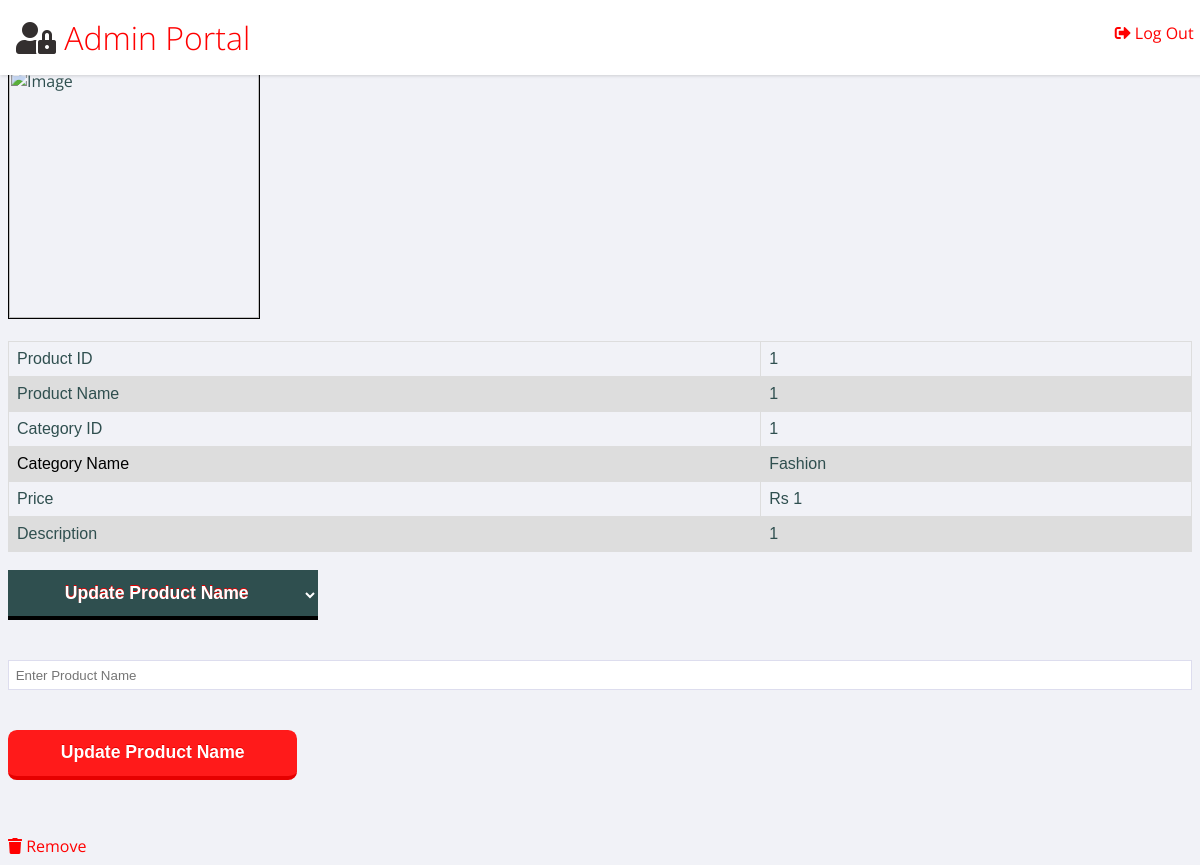
Screenshot of /product_edit.php?productid=1& with the database file from the repository.
### tables this page shows
CREATE TABLE `products` (
  `product_id` int(10) NOT NULL,
  `product_name` varchar(100) NOT NULL,
  `category_id` int(10) NOT NULL,
  `date_added` datetime NOT NULL,
  `description` varchar(2000) NOT NULL,
  `price` int(10) NOT NULL,
  `icon_name` varchar(250) NOT NULL
);

CREATE TABLE `category` (
  `category_id` int(10) NOT NULL,
  `category_name` varchar(50) NOT NULL
);

### product_edit.php (the view, shortened to what this page needs)
<!DOCTYPE>
<html>
<head><link rel="stylesheet" href="https://use.fontawesome.com/releases/v5.8.2/css/all.css"></head>
<header role="banner">
  <h1> <i style="color:#332F2F;" class="fas fa-user-lock"></i> Admin Portal</h1>
  <ul class="utilities">
    <br>
    <li class="logout"><a href="logout.php"><i class="fas fa-sign-out-alt" style =" margin-right: 4px"></i>Log Out</a></li>
  </ul>
</header>
<?php
    $conn = OpenCon();
    $product_id = $_GET['productid'];
    $query = 'SELECT products.icon_name,products.product_id,products.product_name,products.category_id,category_name,price,date_added,description FROM products,category WHERE (products.category_id=category.category_id) AND (product_id = '.$product_id.')';
    $result= mysqli_query($conn,$query);
    if($result->num_rows == 0)
    {
      echo '<script>alert("Invalid Product ID");window.history.back();</script>';
      exit;
    }
    else
    {
      $row = $result->fetch_assoc();
      $image=$row['icon_name'];
      echo '<img class = "imgpro" src="images/'.$image.'" alt="Image">';
      echo '<br><br>';
      		echo '<table>';
		    echo '<tr>';
			echo '<td> Product ID </td> <td> '.$product_id.'</td>';
			echo '</tr>';
			echo '<tr>';
			echo '<td> Product Name </td> <td> '.$row['product_name'].'</td>';
			echo '</tr>';
			echo '<tr>';
			echo '<td>Category ID</td> <td> '.$row['category_id'].'</td>';
			echo '</tr>';
      echo '<tr>';
      echo '<td style = "color:black;">Category Name</td> <td>'.$row['category_name'].'<br>';
      echo '</tr>';
      echo '<tr>';
      echo '<td>Price</td> <td> Rs  '.$row['price'].'<br>';
      echo '</tr>';
      echo '<tr>';
      echo '<td>Description</td> <td>'.$row['description'].'<br>';
      echo '</tr>';
      echo '</table>';
    }
  ?>
  <body onload="starting()">
  <select name="search_options" id="search_options"  onchange="showfield(this.options[this.selectedIndex].value)">
    <option value="upn">Update Product Name</option>
  </select>
  <div id="dupn">
    <form action=<?php echo 'updateproductname.php?productid='.$product_id.'&'?> method="POST">
      <input type="text" name="update_pn" id="epn" required placeholder="Enter Product Name" onchange="checkdisable('epn','idupn')" onkeyup="checkdisable('epn','idupn')"> </br>
      <input type="submit" id="idupn" disabled value="Update Product Name" />
    </form>
  </div>
<div>
  </body>
	<?php
		echo '<br>';
		echo '<div class = "rempro" align="right"><i class="fas fa-trash"></i> <a href="delete_product.php?product_id='.$product_id.'">Remove </div>';
		echo '<br>';
	?>
</html>

### product_edit.php (style rules this page uses)
html { box-sizing: border-box; }
body { background: #f1f2f7; font-family: "Open Sans", arial, sans-serif; color: darkslategray; }
header[role ="banner"] h1 { margin: 0; font-weight: 300; padding: 1rem; }
header[role="banner"] { background: white; box-shadow: 1px 1px 3px rgba(0, 0, 0, 0.15); position: fixed; top: 0; left: 0; width: 100%; z-index: 99; height: 75px; padding-right: 0.6em; color: red; }
header[role="banner"] .utilities { position: absolute; top: 0; right: 0; background: transparent; color: darkslategray; width: auto; }
header[role="banner"] .utilities li { display: inline-block; }
header[role="banner"] .utilities li a { padding: 0.5em 1em; }
a { text-decoration: none; color: inherit; }
ul, li { list-style-type: none; margin: 0; padding: 0; }

### rows the page displays
products: product_name "1", category "1", category.category_name "Fashion", price "1", description "1"

### other values shown
$product_id "1"
